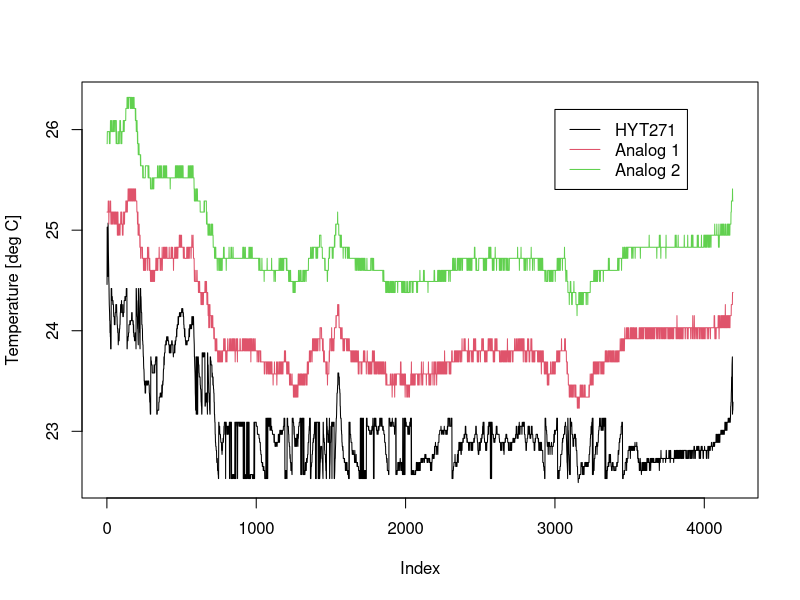
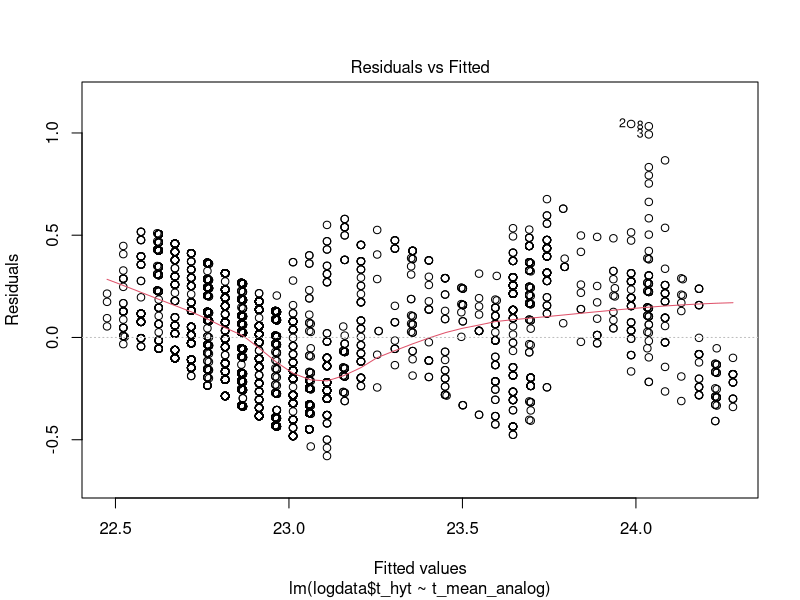
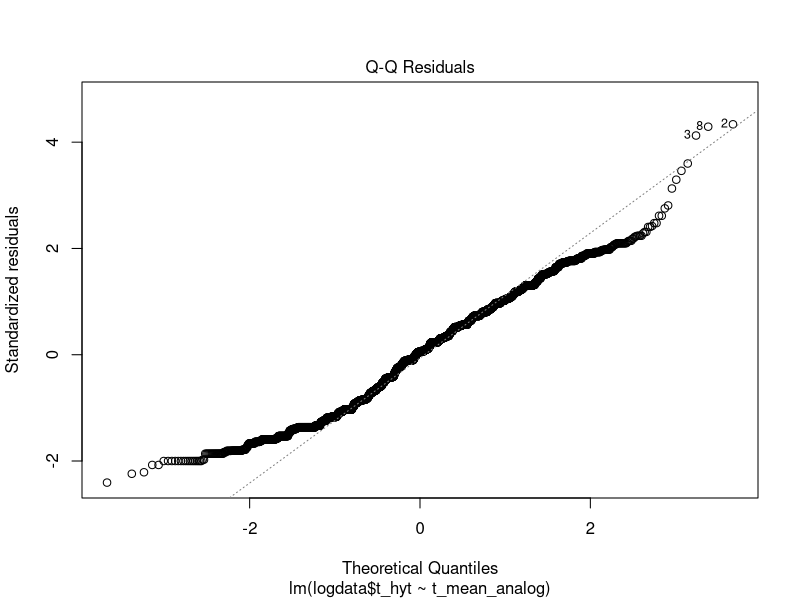
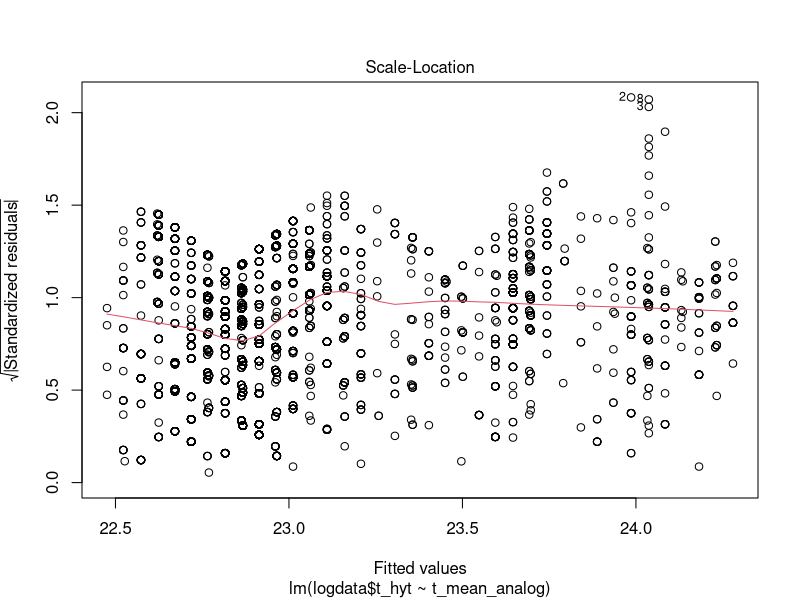
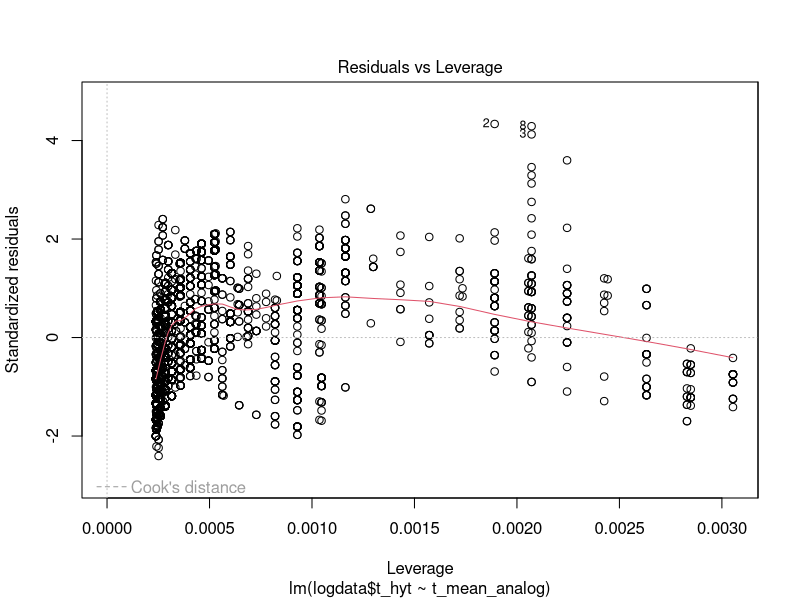
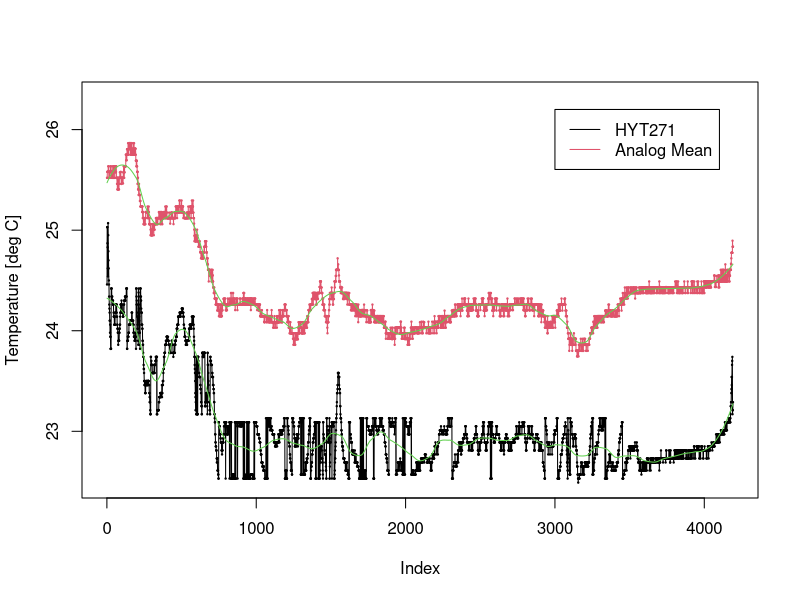
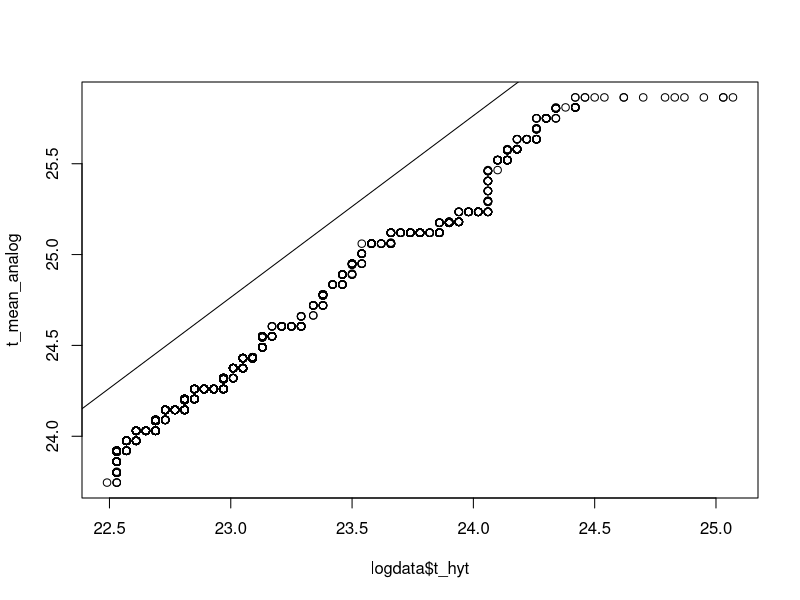
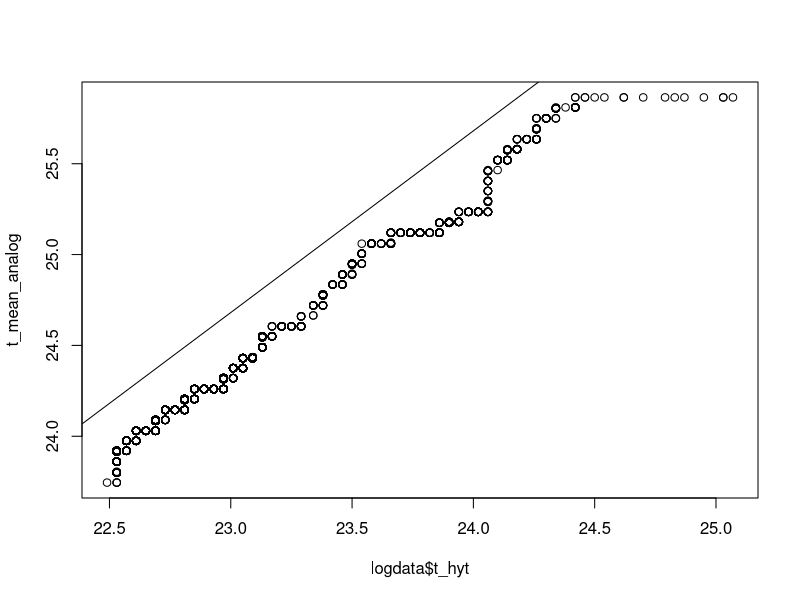

Recreate these plots in R, in order.
## ---- chunk 1
foo=read.table("data/20130311.txt", sep=";");
logdata=data.frame(
  idx=c(1:length(foo$V1)),
  t_hyt=foo$V1,
  h_hyt=foo$V2,
  t_an1=foo$V4,
  t_an2=foo$V5
  )
mintemp=min(logdata$t_hyt, logdata$t_an1, logdata$t_an2)
maxtemp=max(logdata$t_hyt, logdata$t_an1, logdata$t_an2)
tmpframe=data.frame(logdata$t_an1, logdata$t_an2);
t_mean_analog = rowMeans(tmpframe);
## ---- chunk 2
plot(logdata$idx, logdata$t_hyt, type="l", col=1, xlab="Index", 
     ylab="Temperature [deg C]", ylim=c(mintemp, maxtemp));
lines(logdata$idx, logdata$t_an1, type="l", col=2);
lines(logdata$idx, logdata$t_an2, type="l", col=3);
legend(3000, 26.2, c("HYT271", "Analog 1", "Analog 2"), col=c(1:3), lty=1)
## ---- chunk 3
summary(logdata)
## ---- chunk 4
lm1 = lm(logdata$t_hyt ~ t_mean_analog)
summary(lm1)
plot(lm1)
cat(paste("The offset of the linear model is ", lm1$coefficients[1]))
## ---- chunk 5
loess_hyt=loess(logdata$t_hyt ~ logdata$idx, span=0.1)
plot(logdata$idx, logdata$t_hyt, type="o", col=1, xlab="Index", 
     ylab="Temperature [deg C]", ylim=c(mintemp, maxtemp), pch=19, cex=0.2);
lines(logdata$idx, loess_hyt$fitted, type="l", col=3, cex=10);

loess_analog=loess(t_mean_analog ~ logdata$idx, span=0.1)
lines(logdata$idx, t_mean_analog, type="o", col=2, pch=19, cex=0.2);
lines(logdata$idx, loess_analog$fitted, type="l", col=3, cex=2);
legend(3000, 26.2, c("HYT271", "Analog Mean"), col=c(1:2), lty=1)
lm3=lm(loess_hyt$fitted ~ loess_analog$fitted)
summary(lm3)
qqplot(logdata$t_hyt, t_mean_analog)
abline(c(lm3$coeff[1], 1))
## ---- chunk 6
s_t_hyt = sort(logdata$t_hyt)
s_t_analog= sort(t_mean_analog)
lm4=lm(s_t_hyt ~ s_t_analog)
summary(lm4)
qqplot(logdata$t_hyt, t_mean_analog)
abline(c(abs(lm4$coeff[1]), 1))
## ---- chunk 7
m_hyt=quantile(logdata$t_hyt, probs=0.5)
m_analog=quantile(t_mean_analog, probs=0.5)
offset = m_analog - m_hyt
cat(paste("The offset between HYT and the mean analog sensor is ", offset))
qqplot(logdata$t_hyt, t_mean_analog)
abline(c(offset, 1))
